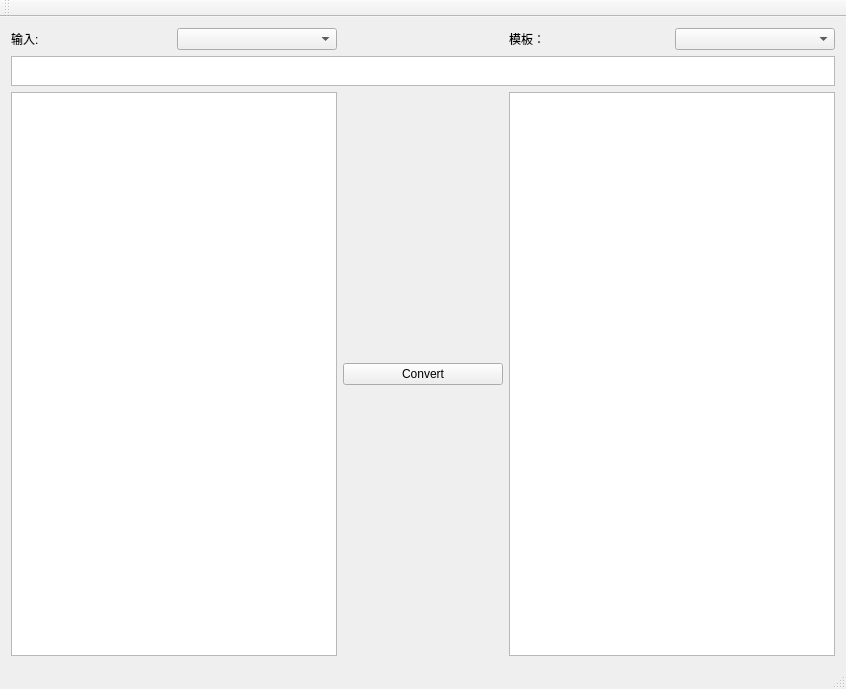
<?xml version="1.0" encoding="UTF-8"?>
<ui version="4.0">
 <class>QtWebToolsClass</class>
 <widget class="QMainWindow" name="QtWebToolsClass">
  <property name="geometry">
   <rect>
    <x>0</x>
    <y>0</y>
    <width>846</width>
    <height>689</height>
   </rect>
  </property>
  <property name="windowTitle">
   <string>QtWebTools</string>
  </property>
  <widget class="QWidget" name="centralWidget">
   <layout class="QGridLayout" name="gridLayout">
    <item row="0" column="0">
     <widget class="QLabel" name="label">
      <property name="text">
       <string>输入:</string>
      </property>
     </widget>
    </item>
    <item row="0" column="1">
     <widget class="QComboBox" name="comboBox"/>
    </item>
    <item row="0" column="3">
     <widget class="QLabel" name="label_2">
      <property name="text">
       <string>模板：</string>
      </property>
     </widget>
    </item>
    <item row="0" column="4">
     <widget class="QComboBox" name="comboBox_2"/>
    </item>
    <item row="2" column="0" colspan="2">
     <widget class="QTextEdit" name="textEdit"/>
    </item>
    <item row="2" column="2">
     <widget class="QPushButton" name="pushButton">
      <property name="text">
       <string>Convert</string>
      </property>
     </widget>
    </item>
    <item row="2" column="3" colspan="2">
     <widget class="QTextEdit" name="textEdit_2"/>
    </item>
    <item row="1" column="0" colspan="5">
     <widget class="QTextEdit" name="textEdit_3">
      <property name="maximumSize">
       <size>
        <width>16777215</width>
        <height>30</height>
       </size>
      </property>
      <property name="lineWrapColumnOrWidth">
       <number>0</number>
      </property>
     </widget>
    </item>
   </layout>
  </widget>
  <widget class="QMenuBar" name="menuBar">
   <property name="geometry">
    <rect>
     <x>0</x>
     <y>0</y>
     <width>846</width>
     <height>22</height>
    </rect>
   </property>
  </widget>
  <widget class="QToolBar" name="mainToolBar">
   <attribute name="toolBarArea">
    <enum>TopToolBarArea</enum>
   </attribute>
   <attribute name="toolBarBreak">
    <bool>false</bool>
   </attribute>
  </widget>
  <widget class="QStatusBar" name="statusBar"/>
 </widget>
 <layoutdefault spacing="6" margin="11"/>
 <resources>
  <include location="QtWebTools.qrc"/>
 </resources>
 <connections/>
</ui>
